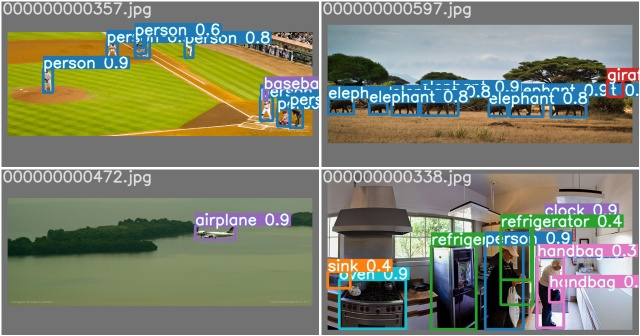
#> input picture afc/yolov4/test_batch0_pred.jpg, 640 x 336 px
$ python -i auto_mode.py   (imports and definitions only)
#> lines starting #> are read from the running program, lines starting #| are printed output that depends on the picture; after the words box and inside, x2 and y2 are one past the last pixel; in counts of white or black regions, pixels touching at a corner belong together
#> further down, picture is the input picture: shape (336, 640, 3); mean B, G, R 111.3, 130.6, 126.9
# the method to find curves/contours in an image
from __future__ import print_function
import numpy as np
# import convolution
import imutils
import argparse
import cv2


class autoROI():
    def __init__(self, img):
        self.k = 1
        self.image = img
        cv2.imshow("Image", self.image)

    def start(self):
        ROI = []
        blur = 11
        while not ROI:  # while ROI is empty
            print('Blurring constant = %d' % blur)
            print(ROI)
            gray = cv2.cvtColor(self.image, cv2.COLOR_BGR2GRAY)
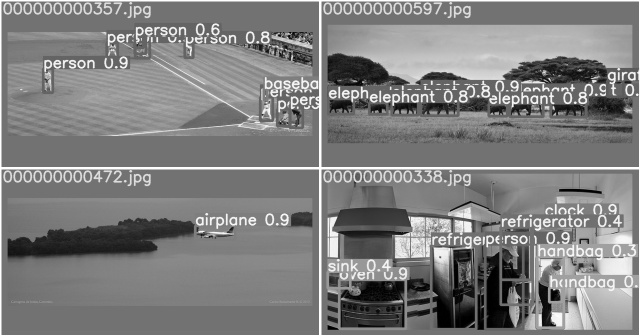
#> gray: shape (336, 640); min 0, max 255, mean 127.3
            blurred = cv2.GaussianBlur(gray, (blur, blur), 0)
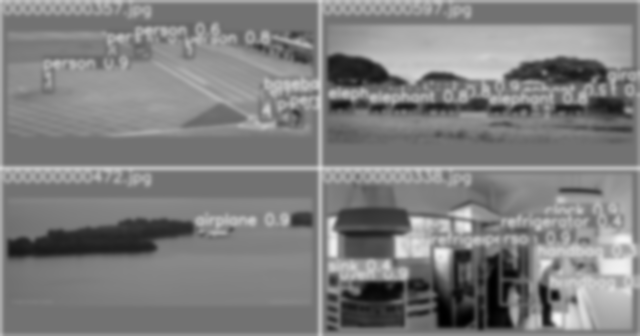
#> blurred: shape (336, 640); min 0, max 245, mean 126.9
            cv2.imshow("Blurred", blurred)
            # print(self.image.shape[:2])

            edged = cv2.Canny(blurred, 30, 150)
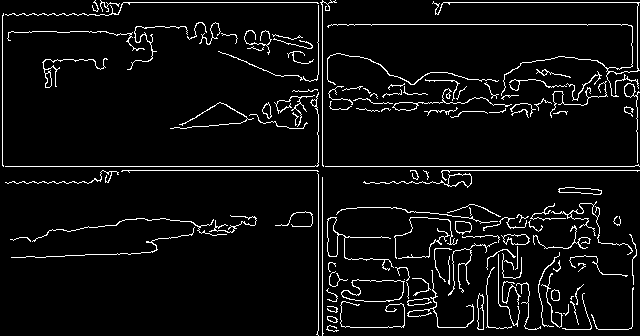
#> edged: shape (336, 640); 5.5% white in thin lines or dots
            cv2.imshow("Edges", edged)

            # find the contours of the image
            # tuples that findContours returns: image after applying contour detection, contours themselves, hierarchy of the contours
            # parameters: image (copy because findContours will destroy this), type of contours (following the outline), how the contours are approximated (with compression)
            cnts = cv2.findContours(edged.copy(), cv2.RETR_EXTERNAL, cv2.CHAIN_APPROX_SIMPLE)
#> cnts = 126 contours, 96 with area under 20; largest, box (x1, y1, x2, y2) and area: (341, 279, 405, 302) 1032, (327, 217, 394, 271) 353, (363, 173, 472, 188) 242, (501, 234, 530, 245) 202, (558, 187, 602, 195) 196
            cnts = imutils.grab_contours(cnts)
            print("Found {} elements in this image".format(len(cnts)))
#| Found 126 elements in this image

            elements = self.image.copy()
            # draw the found contours
            # parameters: image we want to draw on, list of contours, -1 means all of the contours, color of the line, thickness of drawn line
            cv2.drawContours(elements, cnts, -1, (0, 255, 0), 2)
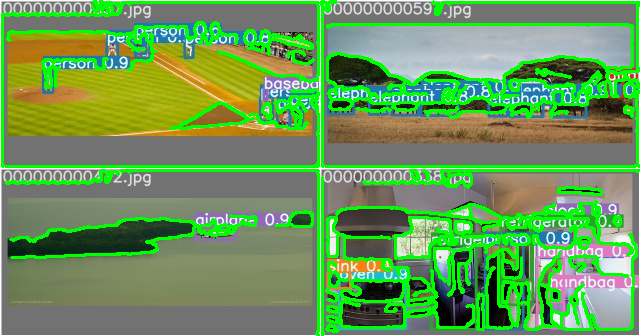
#> elements: shape (336, 640, 3); 17.36% of pixels changed, all inside (x1, y1, x2, y2) = (1, 0, 640, 336)
            cv2.imshow("Elements", elements)
            print('DEBUG: select the window and click a key to proceed')
            cv2.waitKey(0)

            # crop each individual element
            for (i, e) in enumerate(cnts):
                (x, y, w, h) = cv2.boundingRect(e)  # finds enclosing box that fits the contour

                # print("Element #{}".format(i + 1))
                element = self.image[y - 13:y + h + 13, x - 13:x + w + 13]
                # cv2.imshow("Element", element)

                mask = np.zeros(self.image.shape[:2], dtype="uint8")
                # maybe needs to be changed to enclosing box
                ((centerX, centerY), radius) = cv2.minEnclosingCircle(e)  # fits a circle to the contour
                cv2.circle(mask, (int(centerX), int(centerY)), int(radius), 255, -1)
                mask = mask[y - 2:y + h + 2, x - 2:x + w + 2]
                # cv2.imshow("Masked Element", cv2.bitwise_and(element, element, mask = mask))
                # neglect elements that are too big to be a target
                # if element.shape[0] < 51 and element.shape[0] > 5:
                ROI.append(element)
#> this loop made 126 passes
#> (x, y, w, h, centerX, centerY, radius) on passes 1 to 12: (326, 325, 13, 7, 332, 329.3, 6.02), (327, 316, 11, 7, 332, 318.5, 5.59), (327, 306, 11, 7, 332, 308.5, 5.59), (563, 304, 6, 12, 566.5, 309.5, 5.7), (570, 301, 9, 24, 574, 312.5, 12.18), (340, 301, 65, 27, 372.3, 314.1, 33.54), (407, 298, 25, 8, 419, 302.5, 12.05), (570, 296, 4, 4, 571.7, 297.3, 1.84), (562, 293, 30, 37, 576.6, 312.7, 21.09), (477, 293, 7, 37, 480.5, 311.1, 18.12), (551, 289, 9, 12, 555.5, 294.7, 5.88), (326, 288, 12, 14, 332, 294.5, 7.63)
#> pass 1, in start, `element = self.image[y - 13:y + h + 13, x - 13:x + w + 13]`:
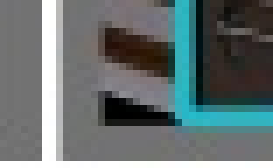
#> element: shape (24, 39, 3) (shown 7 times larger); mean B, G, R 113, 112.6, 102
#> pass 2, in start, `element = self.image[y - 13:y + h + 13, x - 13:x + w + 13]`:
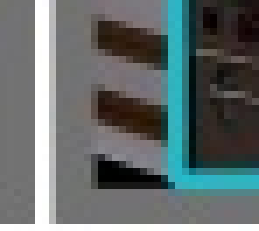
#> element: shape (33, 37, 3) (shown 7 times larger); mean B, G, R 108.4, 108.3, 98.9
#> pass 3, in start, `element = self.image[y - 13:y + h + 13, x - 13:x + w + 13]`:
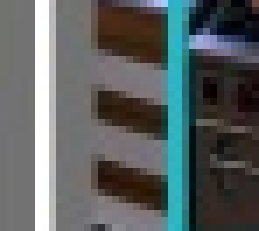
#> element: shape (33, 37, 3) (shown 7 times larger); mean B, G, R 97.7, 97.3, 90.9
#> after the loop, ROI = 126 items
            # cv2.waitKey(0)

            blur = blur - 2
            if blur == 1:
                cv2.destroyAllWindows()

        # [13 lines of commented-out code are left out]
        print('')
        return ROI[0]
        cv2.destroyAllWindows()

>>> import cv2
>>> picture = cv2.imread('../yolov4/test_batch0_pred.jpg')
>>> result = autoROI(picture).start()
